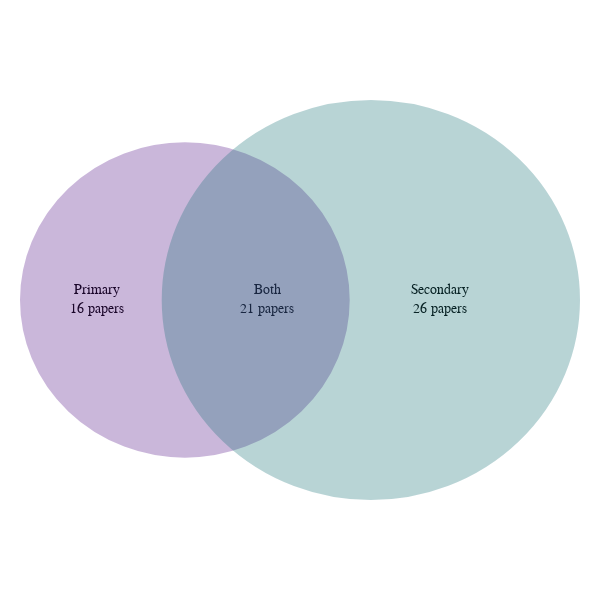

This figure's notebook cell:
### Code cell
import plotly.graph_objects as go

fig = go.Figure()

# Create scatter trace of text labels
fig.add_trace(go.Scatter(
    x=[p_x1/3-0.1,s_x1/2-0.1,s_x1-s_w/3],
    y=[0.5, 0.5, 0.5],
    text=[i + '<br>'+str(care_df.loc[i]) + ' papers' for i in["Primary", "Both", "Secondary"]],
    mode="text",
    textfont=dict(
        color="black",
        size=14,
        family="Arial",
    )
))

# Update axes properties
fig.update_xaxes(
    showticklabels=False,
    showgrid=False,
    zeroline=False,
)

fig.update_yaxes(
    showticklabels=False,
    showgrid=False,
    zeroline=False,
)

# Add circles
fig.add_shape(type="circle",
    line_color='#541388', fillcolor='#541388',
    x0=p_x0, y0=p_y0, x1=p_x1, y1=p_y1
)
fig.add_shape(type="circle",
    line_color='#197278', fillcolor='#197278',
    x0=s_x0, y0=s_y0, x1=s_x1, y1=s_y1
)
fig.update_shapes(opacity=0.3, xref="x", yref="y")

fig.update_layout(
    margin=dict(l=20, r=20, b=100),
    height=600, width=600,
    plot_bgcolor="white"
)

fig.show()

### Figure 1 — Plotly figure (JSON) as saved in the notebook; plotly's stock layout.template omitted (floating-point values rounded to 4 significant figures)
{"data": [{"mode": "text", "text": ["Primary<br>16 papers", "Both<br>21 papers", "Secondary<br>26 papers"], "textfont": {"color": "black", "family": "Arial", "size": 14}, "type": "scatter", "x": [0.2333, 0.7514, 1.279], "y": [0.5, 0.5, 0.5]}], "layout": {"height": 600, "margin": {"b": 100, "l": 20, "r": 20}, "plot_bgcolor": "white", "shapes": [{"fillcolor": "#541388", "line": {"color": "#541388"}, "opacity": 0.3, "type": "circle", "x0": 0, "x1": 1, "xref": "x", "y0": 0, "y1": 1, "yref": "y"}, {"fillcolor": "#197278", "line": {"color": "#197278"}, "opacity": 0.3, "type": "circle", "x0": 0.4324, "x1": 1.703, "xref": "x", "y0": -0.1351, "y1": 1.135, "yref": "y"}], "width": 600, "xaxis": {"showgrid": false, "showticklabels": false, "zeroline": false}, "yaxis": {"showgrid": false, "showticklabels": false, "zeroline": false}}}
